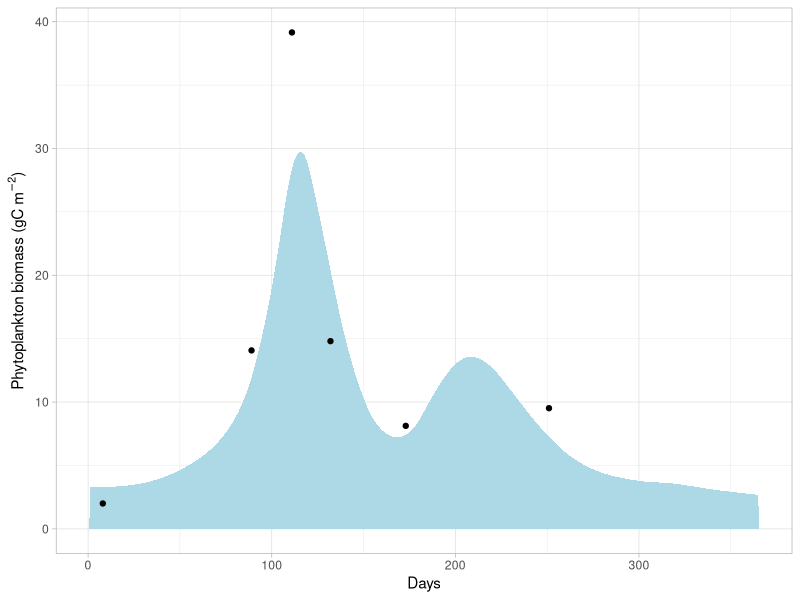
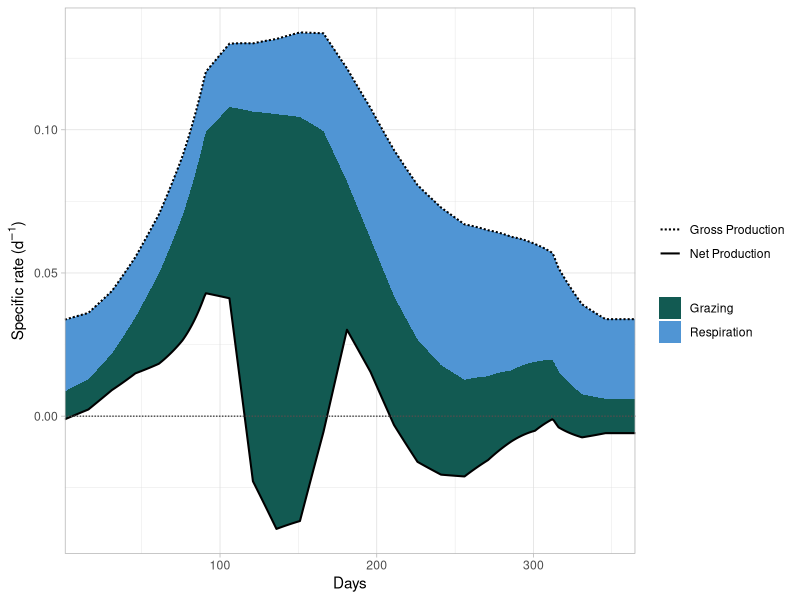
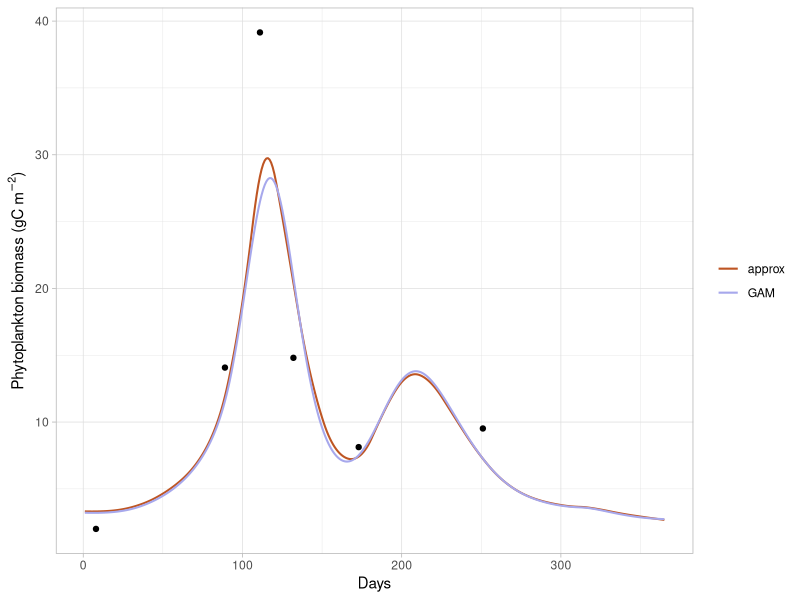
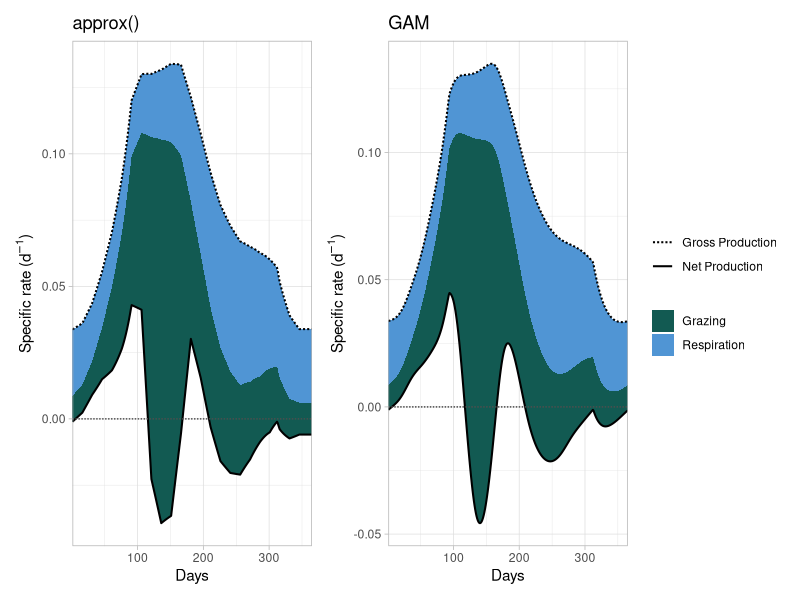

Here is the R script that generated these plots, in order:
## ---- chunk 1
#| warning: false
#| message: false

library(here)
library(deSolve)
library(patchwork)
library(mgcv)
library(tidyverse)
## ---- chunk 2
dat_forc <- read.csv(here("data", "forcing.csv")) %>%
  mutate(days = days + 1) # data is 0 base (1.1. corresponds to day 0)

dat_obs <- read.csv(here("data", "observed.csv"))
## ---- chunk 3
parameters <- list(
  p = 2.5, # gC(gC)^-1 d^-1
  I_min = 0.0015, # g cal cm^-2 min^-1
  r = 0.069, # °C^-1 (Q10=2, Why 0.69 in Excel???)
  R_0 = 0.0175, # day^-1
  g = 0.0075, # day^-1
  # forcing data
  forcing = dat_forc
)
## ---- chunk 4
m_riley <- function(time, state, parameters) {
  with(as.list(c(state, parameters)), {
    # helper function to interpolate frocing data
    get_approx <- function(parameter) {
      y_val <- approx(
        x = dat_forc$days,
        y = dat_forc[[parameter]],
        xout = time,
        rule = 2
      )$y
      # catch NA values and stop execution
      if (is.na(y_val)) {
        stop(sprintf(
          "Interpolation failed for '%s' at time %s",
          parameter,
          time
        ))
      }
      return(y_val)
    }

    # interpolate at "time"
    dat_forc <- forcing

    I_0_t <- max(get_approx("I_0"), I_min * 1.0001) #  avoid I_0 < I_min which would lead to division by 0 (z_eup => 0, used in photos equation)
    k_t <- max(get_approx("k"), 1e-6) # avoid possibel 0 division in z_euph formula
    L_N_t <- get_approx("L_N")
    z_mix_t <- get_approx("z_mix")
    temp_t <- get_approx("temp")
    zoo_bm_t <- get_approx("zoo_bm")

    # Euphotic depth
    z_euph <- log(I_0_t / I_min) / k_t

    # Light limitation
    L_V <- if (z_euph < z_mix_t) z_euph / z_mix_t else 1

    photos <- (p * I_0_t) /
      (k_t * z_euph) *
      (1 - exp(-k_t * z_euph)) *
      L_N_t *
      L_V

    resp <- R_0 * exp(r * temp_t)
    graz <- g * zoo_bm_t

    dPhyto_bm <- (photos - resp - graz) * Phyto_bm

    list(
      dPhyto_bm,
      photos = photos,
      resp = resp,
      graz = graz
    )
  })
}
## ---- chunk 5
state <- c(Phyto_bm = 3.377)
## ---- chunk 6
times <- seq(-15, 365, 1)
## ---- chunk 7
solution <- ode(
  y = state,
  times = times,
  func = m_riley,
  parms = parameters
)
## ---- chunk 8
plot_phytop <- solution %>%
  as_tibble() %>%
  filter(time > 0) %>%
  ggplot(aes(x = time, y = Phyto_bm)) +
  geom_area(fill = "lightblue") +
  geom_point(data = dat_obs) +
  labs(x = "Days", y = expression("Phytoplankton biomass (gC " * m^-2 * ")")) +
  theme_light()
## ---- chunk 9
#| warning: false
#| message: false
#| echo: false
#| label: fig-phyto_m1
#| fig-cap: "Modelled phytoplankton biomass"

plot_phytop
## ---- chunk 10
#| warning: false
#| message: false
#| echo: false
#| label: fig-rates_m1
#| fig-cap: "Modelled production rates"

plot_rates <- solution %>%
  as.data.frame() %>%
  filter(time > 0) %>%
  ggplot(aes(x = time)) +
  geom_ribbon(
    aes(
      ymin = photos - resp,
      ymax = photos,
      fill = "Respiration"
    )
  ) +
  # green: respiration→net layer
  geom_ribbon(
    aes(
      ymin = photos - resp - graz,
      ymax = photos - resp,
      fill = "Grazing"
    )
  ) +
  scale_fill_manual(
    name = NULL,
    values = c(
      "Respiration" = "#5095d4",
      "Grazing" = "#125a52"
    )
  ) +
  geom_line(
    aes(y = photos - resp - graz, linetype = "Net Production"),
    linewidth = .7
  ) +
  geom_line(
    aes(y = photos, linetype = "Gross Production"),
    linewidth = .7
  ) +
  geom_hline(yintercept = 0, linetype = "11", col = "grey30") +
  scale_linetype_manual(
    name = NULL,
    values = c("Net Production" = "solid", "Gross Production" = "11")
  ) +
  labs(
    x = "Days",
    y = expression(
      "Specific rate (d"^{
        -1
      } *
        ")"
    )
  ) +
  scale_x_continuous(expand = c(0, 0)) +
  theme_light()
plot_rates
## ---- chunk 11
gam_list <- list()
vars <- c("I_0", "k", "L_N", "z_mix", "temp", "zoo_bm")

for (v in vars) {
  form <- bquote(.(as.name(v)) ~ s(days, k = .(nrow(dat_forc)), bs = "cc"))
  gam_list[[v]] <- gam(
    formula = form,
    data = dat_forc,
    family = Gamma(link = "log"),
    method = "REML",
    knots = list(days = c(0.5, 365.5))
  )
}
## ---- chunk 12
parameters_g <- list(
  # parameters
  p = 2.5, # gC(gC)^-1 d^-1
  I_min = 0.0015, # g cal cm^-2 min^-1
  r = 0.069, # °C^-1 OR 0.69???
  R_0 = 0.0175, # day^-1
  g = 0.0075, # day^-1
  # forcing GAMs
  forcing_gams = gam_list
)
## ---- chunk 13
m_riley_g <- function(time, state, parameters) {
  with(as.list(c(state, parameters)), {
    # helper function to predict data with GAMs
    get_predict <- function(parameter) {
      predict(forcing_gams[[parameter]], newdata = data.frame(days = time)) %>%
        # log link was used, predictions on log scale
        exp()
    }

    I_0_t <- max(get_predict("I_0"), I_min * 1.0001) #  avoid I_0 < I_min which would lead to division by 0 (z_eup => 0, used in photos equation)
    k_t <- max(get_predict("k"), 1e-6) # avoid possibel 0 division in z_euph formula
    L_N_t <- get_predict("L_N")
    z_mix_t <- get_predict("z_mix")
    temp_t <- get_predict("temp")
    zoo_bm_t <- get_predict("zoo_bm")

    # Euphotic depth
    z_euph <- log(I_0_t / I_min) / k_t

    # Light limitation
    L_V <- if (z_euph < z_mix_t) z_euph / z_mix_t else 1

    photos <- (p * I_0_t) /
      (k_t * z_euph) *
      (1 - exp(-k_t * z_euph)) *
      L_N_t *
      L_V

    resp <- R_0 * exp(r * temp_t)
    graz <- g * zoo_bm_t

    dPhyto_bm <- (photos - resp - graz) * Phyto_bm

    list(
      dPhyto_bm,
      photos = photos,
      resp = resp,
      graz = graz
    )
  })
}
## ---- chunk 14
solution_g <- ode(
  y = state,
  times = times,
  func = m_riley_g,
  parms = parameters_g
)
## ---- chunk 15
#| warning: false
#| message: false
#| echo: false
#| label: fig-phyto_comparison
#| fig-cap: "Modelled phytoplankton biomass with approx() and GAMS"

solution %>%
  as.data.frame() %>%
  filter(time > 0) %>%
  select(time, approx = Phyto_bm) %>%
  left_join(
    solution_g %>%
      as.data.frame() %>%
      filter(time > 0) %>%
      select(time, GAM = Phyto_bm)
  ) %>%
  pivot_longer(approx:GAM) %>%
  ggplot(aes(x = time)) +
  geom_line(aes(y = value, col = name), linewidth = .7) +
  geom_point(data = dat_obs, aes(y = Phyto_bm)) +
  labs(
    x = "Days",
    y = expression("Phytoplankton biomass (gC " * m^-2 * ")"),
    col = NULL
  ) +
  scale_colour_manual(values = c("#be5523", "#a7a8ec")) +
  theme_light()
## ---- chunk 16
#| warning: false
#| message: false
#| echo: false
#| label: fig-rates_g
#| fig-cap: "Compare modelled production rates"

#for some reason, ".1" is added to some column names in solution_g. Quick fix:
colnames(solution_g) <- colnames(solution)

plot_rates_g <- solution_g %>%
  as.data.frame() %>%
  filter(time > 0) %>%
  ggplot(aes(x = time)) +
  geom_ribbon(
    aes(
      ymin = photos - resp,
      ymax = photos,
      fill = "Respiration"
    )
  ) +
  # green: respiration→net layer
  geom_ribbon(
    aes(
      ymin = photos - resp - graz,
      ymax = photos - resp,
      fill = "Grazing"
    )
  ) +
  scale_fill_manual(
    name = NULL,
    values = c(
      "Respiration" = "#5095d4",
      "Grazing" = "#125a52"
    )
  ) +
  geom_line(
    aes(y = photos - resp - graz, linetype = "Net Production"),
    linewidth = .7
  ) +
  geom_line(
    aes(y = photos, linetype = "Gross Production"),
    linewidth = .7
  ) +
  geom_hline(yintercept = 0, linetype = "11", col = "grey30") +
  scale_linetype_manual(
    name = NULL,
    values = c("Net Production" = "solid", "Gross Production" = "11")
  ) +
  labs(
    x = "Days",
    y = expression(
      "Specific rate (d"^{
        -1
      } *
        ")"
    )
  ) +
  scale_x_continuous(expand = c(0, 0)) +
  theme_light()


plot_rates +
  ggtitle("approx()") +
  plot_rates_g +
  ggtitle("GAM") +
  plot_layout(guides = "collect")
